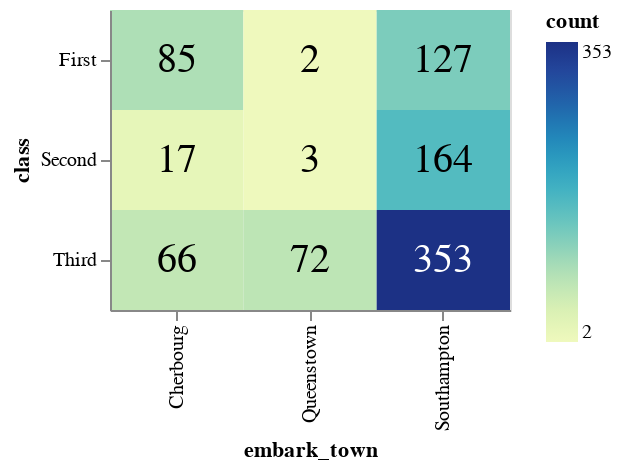

Notebook code cell kept with this figure:
### Code cell
# altair
df_titanic_nom_nom_unstack = df_titanic_nom_nom_pivot.unstack().to_frame('count').reset_index()

heatmap = alt.Chart(df_titanic_nom_nom_unstack).mark_rect().encode(
    x='embark_town:N',
    y='class:N',
    color='count:Q'
)

number = alt.Chart(df_titanic_nom_nom_unstack).mark_text(fontSize=20).encode(
    x='embark_town:N',
    y='class:N',
    text='count:Q',
    color=alt.condition(
        alt.datum.count > 300,
        alt.value('white'),
        alt.value('black')
    )
)
(heatmap+number).properties(
    width=200,
    height=150
)

### Figure 1 — Vega-Lite specification as saved in the notebook (floating-point values rounded to 4 significant figures)
{"config": {"view": {"continuousWidth": 400, "continuousHeight": 300}}, "layer": [{"mark": "rect", "encoding": {"color": {"field": "count", "type": "quantitative"}, "x": {"field": "embark_town", "type": "nominal"}, "y": {"field": "class", "type": "nominal"}}}, {"mark": {"type": "text", "fontSize": 20}, "encoding": {"color": {"condition": {"value": "white", "test": "(datum.count > 300)"}, "value": "black"}, "text": {"field": "count", "type": "quantitative"}, "x": {"field": "embark_town", "type": "nominal"}, "y": {"field": "class", "type": "nominal"}}}], "data": {"name": "data-562514024f8c21e2573d8440af56f536"}, "height": 150, "width": 200, "$schema": "https://vega.github.io/schema/vega-lite/v4.17.0.json", "datasets": {"data-562514024f8c21e2573d8440af56f536": [{"embark_town": "Cherbourg", "class": "First", "count": 85}, {"embark_town": "Cherbourg", "class": "Second", "count": 17}, {"embark_town": "Cherbourg", "class": "Third", "count": 66}, {"embark_town": "Queenstown", "class": "First", "count": 2}, {"embark_town": "Queenstown", "class": "Second", "count": 3}, {"embark_town": "Queenstown", "class": "Third", "count": 72}, {"embark_town": "Southampton", "class": "First", "count": 127}, {"embark_town": "Southampton", "class": "Second", "count": 164}, {"embark_town": "Southampton", "class": "Third", "count": 353}]}}
